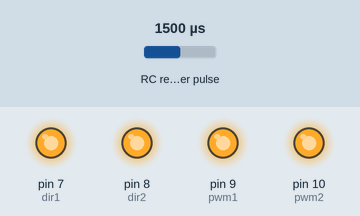
The sketch below on a simulated Arduino Uno, built with avr-gcc and run on an emulated ATmega328P. On the bench: output pins drawn as LEDs (lit = HIGH). Wiring (inferred from the names in the program): RC receiver channel: data pin 6. Inputs (shaded band) come from the test bench; at power-on: RC receiver pulse 1500 µs. What the sketch prints to the serial monitor is not drawn.

Above: at 0.1 s.
Timing chart, 0 to 1.6 s (numbered marks = the images above):
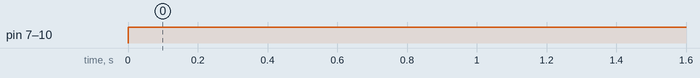

Measured:
- by itself, pin 7 (dir1), pin 8 (dir2), pin 9 (pwm1), pin 10 (pwm2): LOW → HIGH at 0.00 s

The sketch:

sample.ino
```cpp
int channel1 = 6;
int channel2 = 5;
int dir1 = 7;
int dir2 = 8;
int pwm1 = 9;
int pwm2 = 10;
int Channel1 ;
int Channel2 ;
void  setup ()
{
   pinMode(dir1,OUTPUT);
   pinMode(dir2,OUTPUT);
   pinMode(pwm1,OUTPUT);
   pinMode(pwm2,OUTPUT);
   pinMode (channel1, INPUT);
   pinMode (channel2, INPUT);
   Serial.begin (9600);
}

void  loop ()
{
  forward();
  Channel1 = (pulseIn (channel1, HIGH));
  Serial.println(Channel1);
  if (false)
  {
  if (Channel1 < 1300)
  {
    Serial.println ("backward");
    back();
  }
  else if (Channel1 > 1500)
  {
    Serial.println ("forward");
    forward();
  }
  delayMicroseconds(Channel1);
  Channel2 = (pulseIn (channel2, HIGH));
  //Serial.println (Channel2);
  if (Channel2 < 1300)
  {
    Serial.println ("left");
    left();
  }
  else if (Channel2 > 1900)
  {
    Serial.println ("right");
    right();
  }
  else if (Channel2 > 1500 && Channel2 < 1600)
  {
    stp();
  }
  delayMicroseconds(Channel2);
}
}
void forward()
{
  int pwmf = map(channel1,1800,2000,0,255);
  digitalWrite(dir1,HIGH);
  analogWrite(pwm1,pwmf);
  digitalWrite(dir2,HIGH);
  analogWrite(pwm2,pwmf);
}
void stp()
{
  digitalWrite(dir1,LOW);
  digitalWrite(dir1,LOW);
}
void back()
{
  int pwmb = map(channel1,1170,1180,255,0);
  digitalWrite(dir1,HIGH);
  analogWrite(pwm1,pwmb);
  digitalWrite(dir1,HIGH);
  analogWrite(pwm2,pwmb);
}
void left()
{
  int pwml1 = map(channel2,1150,1160,255,0);
  int pwml2 = map(channel2,1150,1160,0,255);
  digitalWrite(dir2,HIGH);
  analogWrite(pwm2,pwml1);
  digitalWrite(dir2,HIGH);
  analogWrite(pwm2,pwml2);
}
void right()
{
  int pwmr1 = map(channel2,1800,2000,0,255);
  int pwmr2 = map(channel2,1800,2000,255,0);
  digitalWrite(dir2,HIGH);
  analogWrite(pwm1,pwmr1);
  digitalWrite(dir2,HIGH);
  analogWrite(pwm2,pwmr2);
}
```
